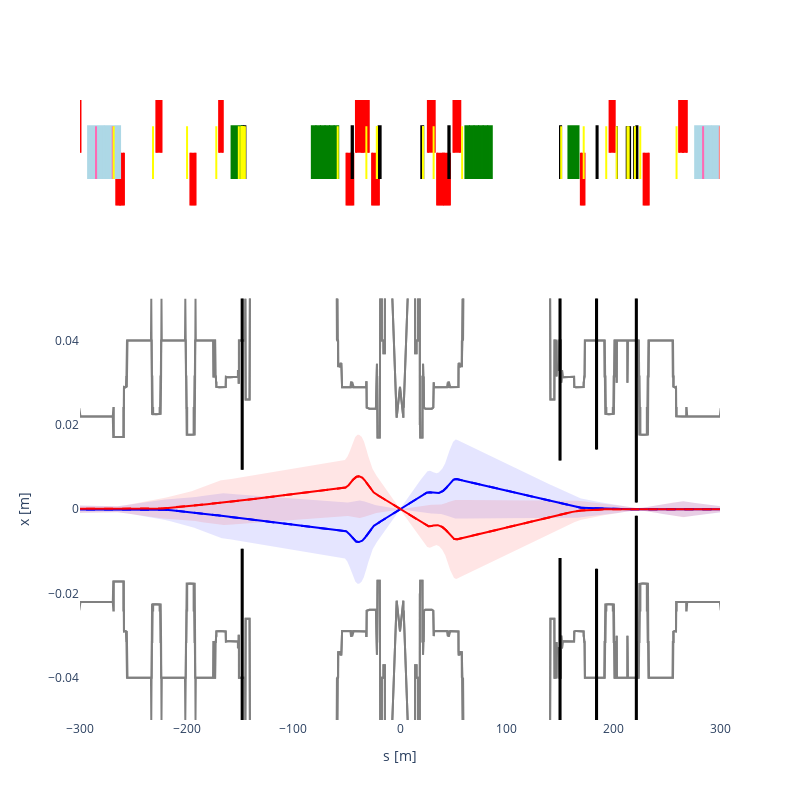

Notebook code cell kept with this figure:
### Code cell
### Buttons

angle_init = 0

### Figure

fig = go.Figure()

s_range = [-300, 300]
x_range = [-0.05, 0.05]
y_range = [-0.05, 0.05]

# Create figure
fig = make_subplots(rows=2, cols=1, row_heights=[0.2, 0.8], shared_xaxes=True)

# Machine components and corresponding colors
objects = ["SBEND", "COLLIMATOR", "SEXTUPOLE", "RBEND", "MONITOR"]
colors = ['lightblue', 'black', 'hotpink', 'green', 'yellow']

# Add envelopes
fig.add_trace(upperx_b1, row=2, col=1) #0
fig.add_trace(lowerx_b1, row=2, col=1) #1

fig.add_trace(upperx_b2, row=2, col=1) #2
fig.add_trace(lowerx_b2, row=2, col=1) #3

# Add aperture x b1
fig.add_trace(go.Scatter(x=s_b1, y=aperx_b1, mode='lines', line=dict(color='gray'), name='Aperture', customdata = abs((aperx_b1-x_b1)/sigmax_b1), hovertemplate = hover_template_b1), row=2, col=1) #4
fig.add_trace(go.Scatter(x=s_b1, y=-aperx_b1, mode='lines', line=dict(color='gray'), name='Aperture', customdata = abs((-aperx_b1-x_b1)/sigmax_b1), hovertemplate = hover_template_b1), row=2, col=1) #5

# Add aperture x b2
fig.add_trace(go.Scatter(x=s_b2, y=aperx_b2, mode='lines', line=dict(color='gray'), name='Aperture', customdata = abs((aperx_b2-x_b2)/sigmax_b2), hovertemplate = hover_template_b2), row=2, col=1) #6
fig.add_trace(go.Scatter(x=s_b2, y=-aperx_b2, mode='lines', line=dict(color='gray'), name='Aperture', customdata = abs((-aperx_b2-x_b2)/sigmax_b2), hovertemplate = hover_template_b2), row=2, col=1) #7

### X plane
# Add beam 1
fig.add_trace(go.Scatter(x=s_b1, y=x_b1, mode='lines', line=dict(color='blue'), name='Beam 1'), row=2, col=1) #8
# Add beam 2
fig.add_trace(go.Scatter(x=s_b2, y=x_b2, mode='lines', line=dict(color='red'),name='Beam 2'), row=2, col=1) #9

# Add beam 1
fig.add_trace(go.Scatter(x=s_b1, y=x_b1, mode='lines', line=dict(color='blue', dash='dash'), name='Beam 1'), row=2, col=1)
# Add beam 2
fig.add_trace(go.Scatter(x=s_b2, y=x_b2, mode='lines', line=dict(color='red', dash='dash'),name='Beam 2'), row=2, col=1)

# Add a horizontal line ### Buttons

# Create the slider widget
slider = widgets.FloatSlider(value=n_init, min=0, max=15, step=0.1, description='n [σ]:', continuous_update=True)

# Link the slider to the update_plot function
slider.observe(update_plot2, names='value')

# Create the slider widget
slider_angle = widgets.FloatSlider(value=angle_init, min=0, max=800, step=0.1, description='angle [μrad]:', continuous_update=True)

# Link the slider to the update_plot function
slider_angle.observe(rescale_plot, names='value')

# Create a label to display the amplitude value
label_b1 = Label(value=f"B1:")
label_b2 = Label(value=f"B2:")


# Arrange sliders and labels in a horizontal and vertical layout
controls = VBox([
    HBox([slider, slider_angle]),
    HBox([label_b1]),
    HBox([label_b2])
])

# Plot rectangles
# Quadrapoles focusing/defocusing
for i in range(len(qp_s)):

    x0=qp_s[i]-qp_l[i]/2
    y0=0
    x1=qp_s[i]+qp_l[i]/2
    y1=qp_k1l[i]

    fig.add_trace(go.Scatter(x=[x0, x0, x1, x1], y=[y0, y1, y1, y0], fill="toself", mode='lines',
                             fillcolor='red', line=dict(color='red'), name=qp_name[i]), row=1, col=1)

# All the other components   
for n, j in enumerate(objects):
    ob_s = s[np.where(keyword==j)[0]]
    ob_l = l[np.where(keyword==j)[0]]
    ob_name = name[np.where(keyword==j)[0]]
    for i in range(len(ob_s)):

        x0=ob_s[i]-ob_l[i]/2
        y0=-0.5
        x1=ob_s[i]+ob_l[i]/2
        y1=0.5

        fig.add_trace(go.Scatter(x=[x0, x0, x1, x1], y=[y0, y1, y1, y0], fill="toself", mode='lines',
                             fillcolor=colors[n], line=dict(color=colors[n]), name=ob_name[i]), row=1, col=1)



# Add x collimators
for i in range(len(s_colx)):
    #change the thickness
    x0=s_colx[i]-0.5
    y0=col_gapx[i]
    x1=s_colx[i]+0.5
    y1=0.05
    fig.add_trace(go.Scatter(x=[x0, x0, x1, x1], y=[y0, y1, y1, y0], fill="toself", mode='lines',
                             fillcolor='black', line=dict(color='black'), name=xname[i]), row=2, col=1)
    fig.add_trace(go.Scatter(x=[x0, x0, x1, x1], y=[-y0, -y1, -y1, -y0], fill="toself", mode='lines',
                             fillcolor='black', line=dict(color='black'), name=xname[i]), row=2, col=1)


# Set layout
fig.update_layout(height=800, width=800, plot_bgcolor='white', showlegend=False)

# Change the axes limits and labels
fig.update_yaxes(range=x_range, title_text="x [m]", row=2, col=1)
fig.update_yaxes(range=[-1, 1], row=1, col=1, showticklabels=False, showline=False)

fig.update_xaxes(title_text="s [m]", range=s_range, row=2, col=1)
fig.update_xaxes(range=s_range, row=1, col=1, showticklabels=False, showline=False,)

# Convert fig to a FigureWidget
fig = go.FigureWidget(fig)

fig.show()
